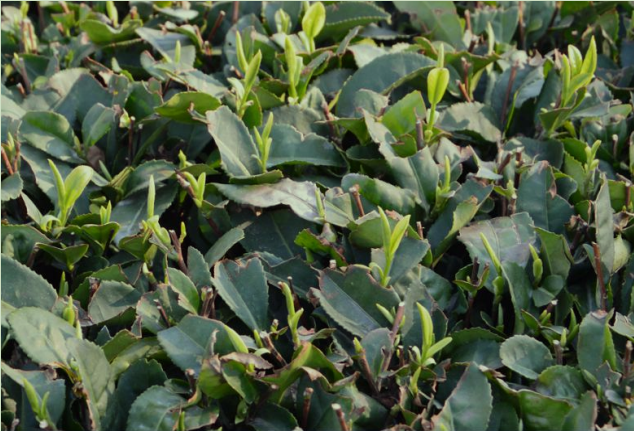
#> input picture img.png, 634 x 431 px
$ python budtee.py
#> lines starting #> are read from the running program, lines starting #| are printed output that depends on the picture; after the words box and inside, x2 and y2 are one past the last pixel; in counts of white or black regions, pixels touching at a corner belong together
import cv2
import numpy as np
from matplotlib import pyplot as plt

# [73 lines of commented-out code are left out]
img = cv2.imread('img.png')
#> img is the input picture: shape (431, 634, 3); mean B, G, R 67.2, 93.7, 80.6
gray = cv2.cvtColor(img, cv2.COLOR_BGR2GRAY)
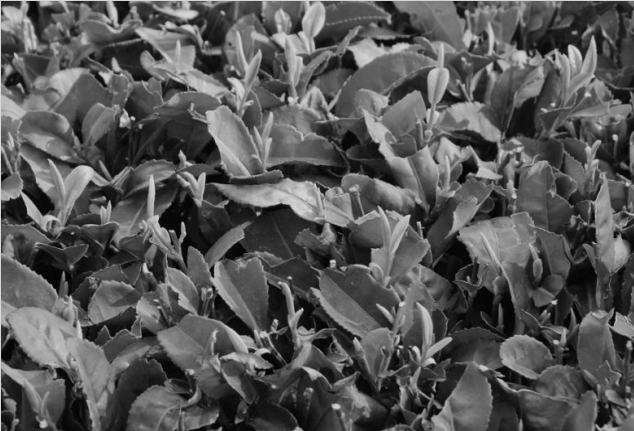
#> gray: shape (431, 634); min 1, max 214, mean 86.8
# cv2.imshow("gray", gray)
# Step2.阈值分割，将图像分为黑白两部分
ret,thresh=cv2.threshold(gray,150,255,cv2.THRESH_BINARY)
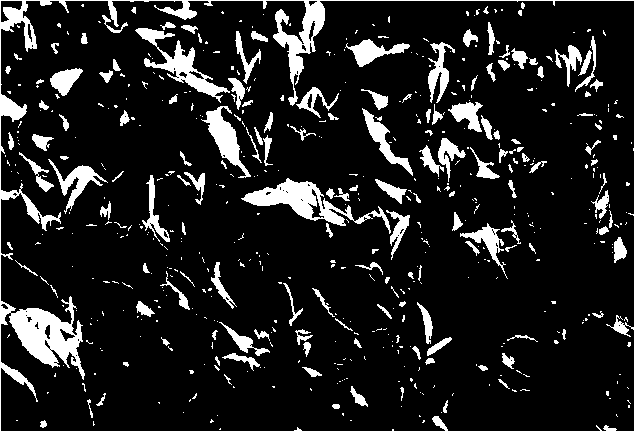
#> thresh: shape (431, 634); 12.2% white; 576 white regions (420 under 20 px), largest, box (x1, y1, x2, y2) and area: (0, 0, 634, 431) 8272, (241, 178, 391, 234) 2281, (135, 28, 230, 103) 1637
#ret, thresh = cv2.threshold(gray, 150, 255, cv2.THRESH_BINARY + cv2.THRESH_OTSU)
cv2.imshow("thresh", thresh)

median = cv2.medianBlur(thresh,3)
#> median: shape (431, 634); 11.5% white; 333 white regions (180 under 20 px), largest, box (x1, y1, x2, y2) and area: (0, 0, 634, 431) 8230, (242, 178, 353, 226) 2102, (144, 41, 229, 102) 1324
cv2.imshow('median',median)

# Step3. 对图像进行“开运算”，先腐蚀再膨胀
kernel = np.ones((4, 4), np.uint8)
opening = cv2.morphologyEx(thresh, cv2.MORPH_OPEN, kernel, iterations=2)
#> opening: shape (431, 634); 5.1% white; 50 white regions, largest, box (x1, y1, x2, y2) and area: (12, 310, 80, 366) 2260, (248, 183, 318, 220) 1399, (209, 112, 241, 166) 1003
cv2.imshow("opening", opening)

# Step4. 对“开运算”的结果进行膨胀，得到大部分都是背景的区域
sure_bg = cv2.dilate(opening, kernel, iterations=3)
#> sure_bg: shape (431, 634); 12.1% white; 39 white regions, largest, box (x1, y1, x2, y2) and area: (0, 305, 86, 372) 3974, (245, 180, 350, 232) 3100, (275, 2, 333, 80) 2363
cv2.imshow("sure_bg", sure_bg)

# Step5.通过distanceTransform获取前景区域
dist_transform = cv2.distanceTransform(opening, cv2.DIST_L2, 5)  # DIST_L1 DIST_C只能 对应掩膜为3    DIST_L2 可以为3或者5
ret, sure_fg = cv2.threshold(dist_transform, 0.1* dist_transform.max(), 255, 0)
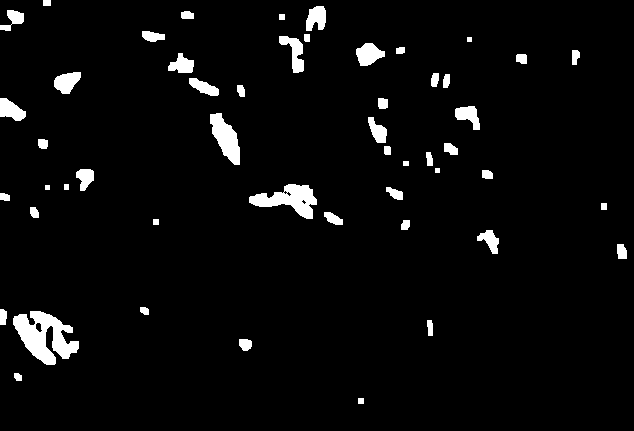
#> sure_fg: shape (431, 634) float32; 4% white; 51 white regions, largest, box (x1, y1, x2, y2) and area: (13, 311, 79, 365) 1935, (249, 184, 317, 219) 1189, (210, 113, 240, 165) 867
#> ret = 1.18

cv2.imshow("sure_fg", sure_fg)

# Step6. sure_bg与sure_fg相减,得到既有前景又有背景的重合区域   #此区域和轮廓区域的关系未知
sure_fg = np.uint8(sure_fg)
unknow = cv2.subtract(sure_bg, sure_fg)
#> unknow: shape (431, 634); 8.1% white; 41 white regions (1 under 20 px), largest, box (x1, y1, x2, y2) and area: (0, 305, 86, 372) 1900, (245, 180, 350, 232) 1747, (275, 2, 333, 80) 1486
cv2.imshow("unknow", unknow)

# Step7. 连通区域处理
ret, markers = cv2.connectedComponents(sure_fg, connectivity=8)  # 对连通区域进行标号  序号为 0 - N-1
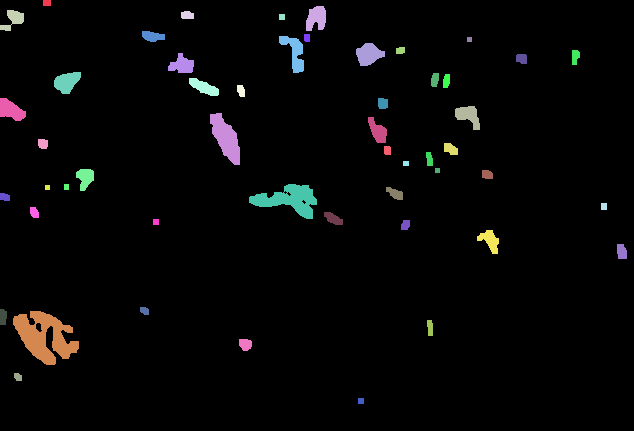
#> markers: shape (431, 634) int32; 52 distinct labels, from 0 to 51; one colour per label, 0 black
#> ret = 52
markers = markers + 1  # OpenCV 分水岭算法对物体做的标注必须都 大于1 ，背景为标号 为0  因此对所有markers 加1  变成了  1  -  N
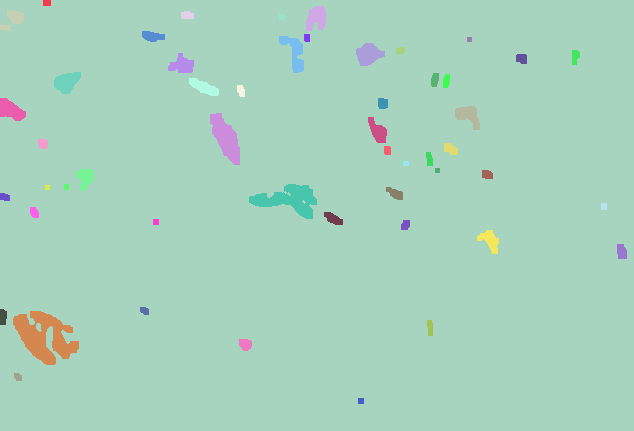
#> markers: shape (431, 634) int32; 52 distinct labels, from 1 to 52; one colour per label, 0 black
# 去掉属于背景区域的部分（即让其变为0，成为背景）
# 此语句的Python语法 类似于if ，“unknow==255” 返回的是图像矩阵的真值表。
markers[unknow == 255] = 0

# Step8.分水岭算法
markers = cv2.watershed(img, markers)  # 分水岭算法后，所有轮廓的像素点被标注为  -1
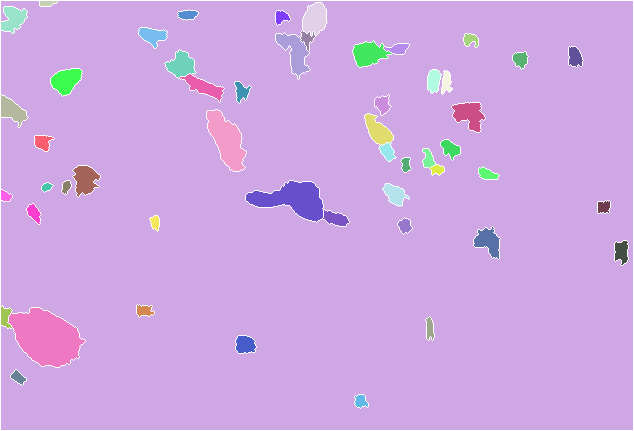
#> markers: shape (431, 634) int32; 53 distinct labels, from -1 to 52; one colour per label, 0 black, -1 white
print(markers)
#> (printed output is left out)

img[markers == -1] = [0, 0, 255]  # 标注为-1 的像素点标 红
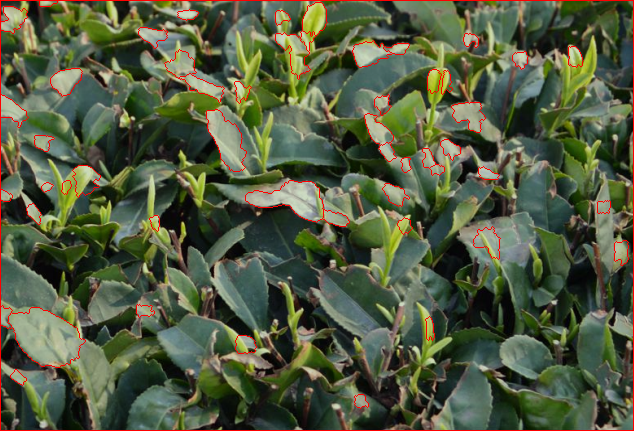
#> img: shape (431, 634, 3); 2.03% of pixels changed, all inside (x1, y1, x2, y2) = (0, 0, 634, 431)
cv2.imshow("dst", img)
cv2.waitKey(0)
cv2.destroyAllWindows()

$ run again, with 1 (1).jpg saved as img.png
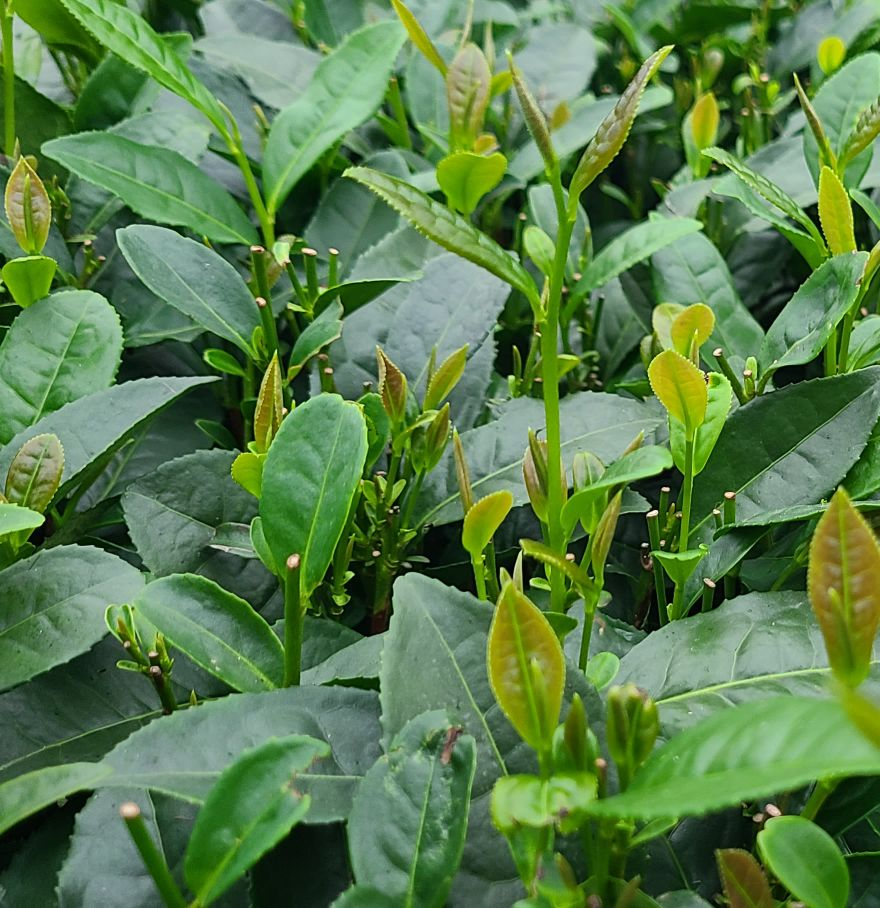
#> input picture 1 (1).jpg, 880 x 908 px
#> img is the input picture: shape (908, 880, 3); mean B, G, R 75, 126.2, 89.7
#> thresh: shape (908, 880); 23.9% white; 1359 white regions (1118 under 20 px), largest, box (x1, y1, x2, y2) and area: (190, 0, 621, 214) 32646, (586, 594, 880, 802) 20171, (306, 166, 511, 393) 14341
#> median: shape (908, 880); 23.6% white; 618 white regions (390 under 20 px), largest, box (x1, y1, x2, y2) and area: (190, 0, 621, 214) 32683, (559, 147, 805, 492) 23624, (586, 595, 880, 802) 20261
#> opening: shape (908, 880); 16.8% white; 147 white regions, largest, box (x1, y1, x2, y2) and area: (198, 0, 416, 182) 16014, (404, 0, 618, 160) 13191, (730, 683, 880, 795) 7969
#> sure_bg: shape (908, 880); 28.2% white; 62 white regions, largest, box (x1, y1, x2, y2) and area: (195, 0, 626, 266) 47610, (585, 597, 880, 809) 27935, (605, 166, 753, 442) 19074
#> sure_fg: shape (908, 880) float32; 10.2% white; 182 white regions (75 under 20 px), largest, box (x1, y1, x2, y2) and area: (201, 0, 413, 179) 12566, (498, 0, 615, 157) 6351, (353, 257, 507, 363) 5622
#> `ret, sure_fg = cv2.threshold(dist_transform, 0.1* dist_transform.max()..`: ret = 3.34
#> unknow: shape (908, 880); 18% white; 83 white regions, largest, box (x1, y1, x2, y2) and area: (195, 0, 626, 266) 22607, (585, 597, 880, 809) 16085, (605, 166, 753, 442) 12081
#> `ret, markers = cv2.connectedComponents(sure_fg, connectivity=8)`:
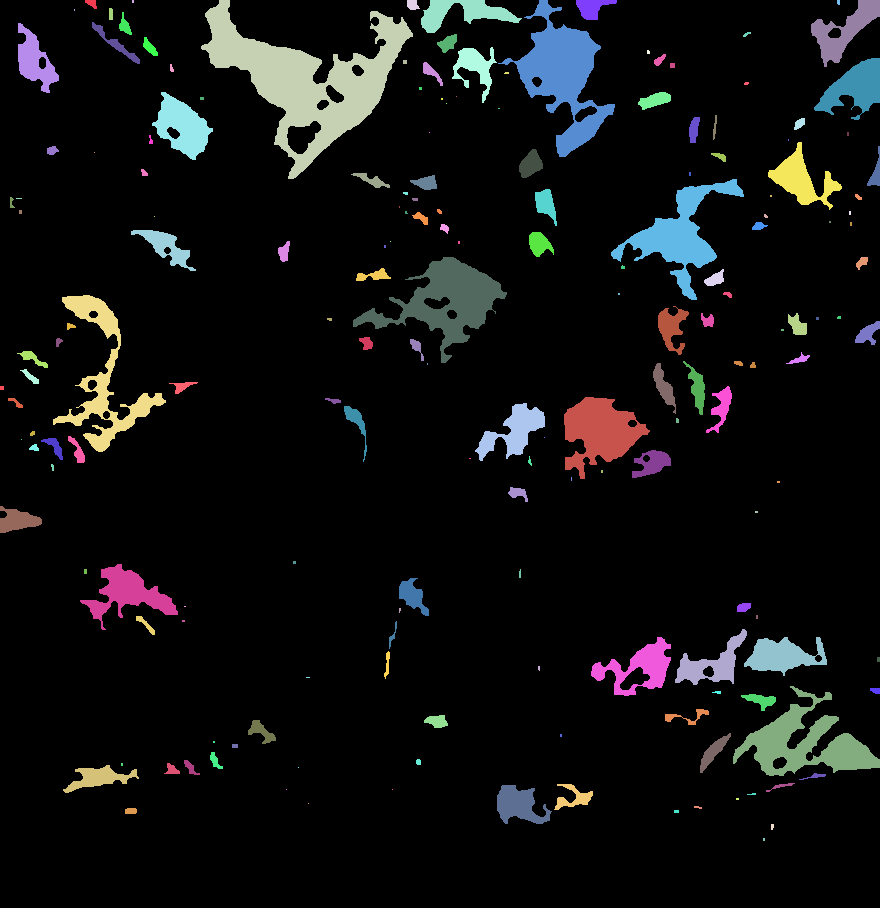
#> markers: shape (908, 880) int32; 183 distinct labels, from 0 to 182; one colour per label, 0 black
#> `ret, markers = cv2.connectedComponents(sure_fg, connectivity=8)`: ret = 183
#> (printed output is left out)
#> `img[markers == -1] = [0, 0, 255]`:
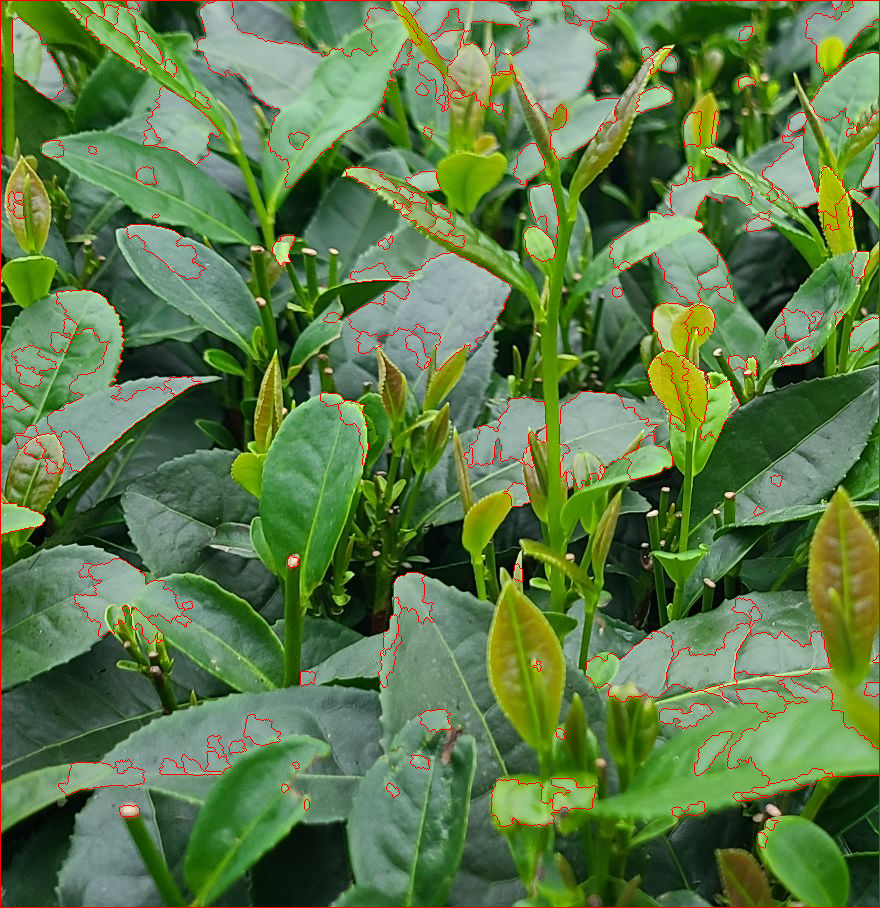
#> img: shape (908, 880, 3); 2.48% of pixels changed, all inside (x1, y1, x2, y2) = (0, 0, 880, 908)

$ run again, with 5.jpg saved as img.png
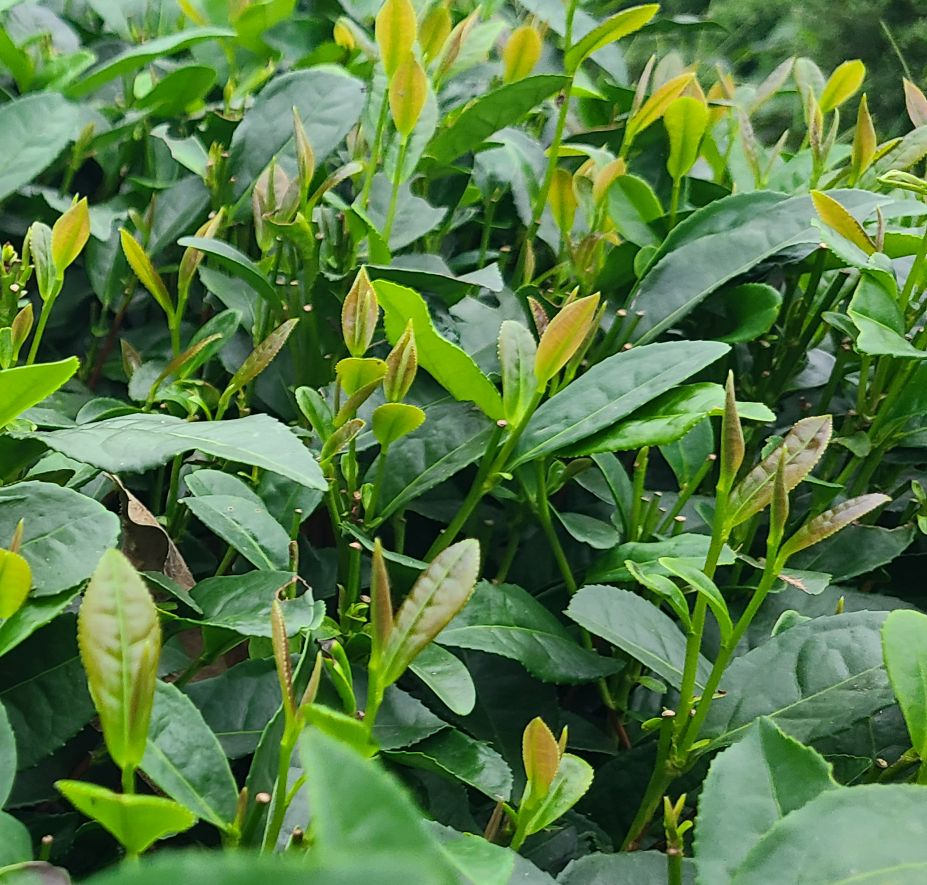
#> input picture 5.jpg, 927 x 885 px
#> img is the input picture: shape (885, 927, 3); mean B, G, R 68.6, 123.2, 88.2
#> `ret,thresh=cv2.threshold(gray,150,255,cv2.THRESH_BINARY)`:
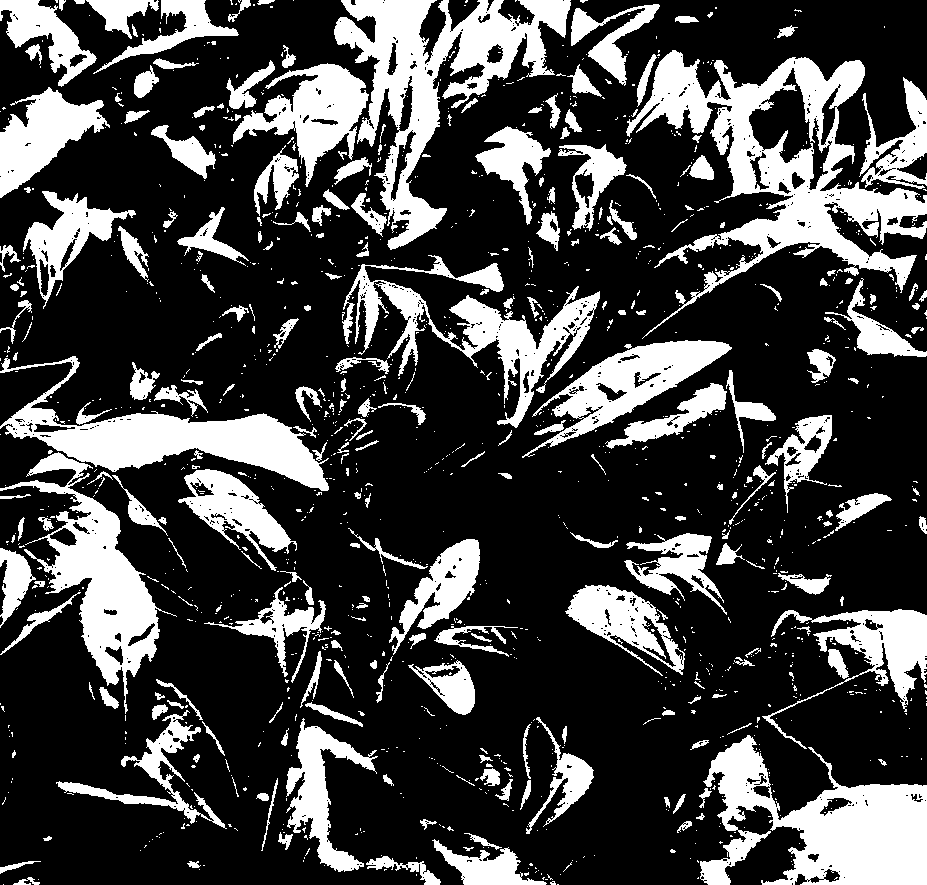
#> thresh: shape (885, 927); 26.3% white; 1349 white regions (1092 under 20 px), largest, box (x1, y1, x2, y2) and area: (626, 50, 927, 339) 24110, (334, 0, 571, 250) 18465, (700, 735, 927, 885) 17195
#> median: shape (885, 927); 25.9% white; 607 white regions (375 under 20 px), largest, box (x1, y1, x2, y2) and area: (0, 356, 329, 696) 25302, (626, 50, 927, 335) 24207, (334, 0, 571, 250) 19056
#> opening: shape (885, 927); 19.3% white; 163 white regions, largest, box (x1, y1, x2, y2) and area: (775, 786, 927, 885) 11300, (49, 416, 330, 493) 10953, (56, 497, 160, 685) 9732
#> sure_bg: shape (885, 927); 32.2% white; 69 white regions, largest, box (x1, y1, x2, y2) and area: (229, 0, 664, 256) 42878, (636, 51, 927, 293) 34463, (710, 737, 927, 885) 17705
#> sure_fg: shape (885, 927) float32; 4.5% white; 118 white regions (51 under 20 px), largest, box (x1, y1, x2, y2) and area: (797, 794, 927, 885) 7406, (60, 424, 318, 482) 6043, (65, 543, 150, 641) 3396
#> `ret, sure_fg = cv2.threshold(dist_transform, 0.1* dist_transform.max()..`: ret = 8.1
#> unknow: shape (885, 927); 27.7% white; 71 white regions, largest, box (x1, y1, x2, y2) and area: (229, 0, 664, 256) 37957, (636, 51, 927, 293) 31726, (553, 340, 782, 449) 13193
#> `ret, markers = cv2.connectedComponents(sure_fg, connectivity=8)`: ret = 119
#> (printed output is left out)
#> `img[markers == -1] = [0, 0, 255]`:
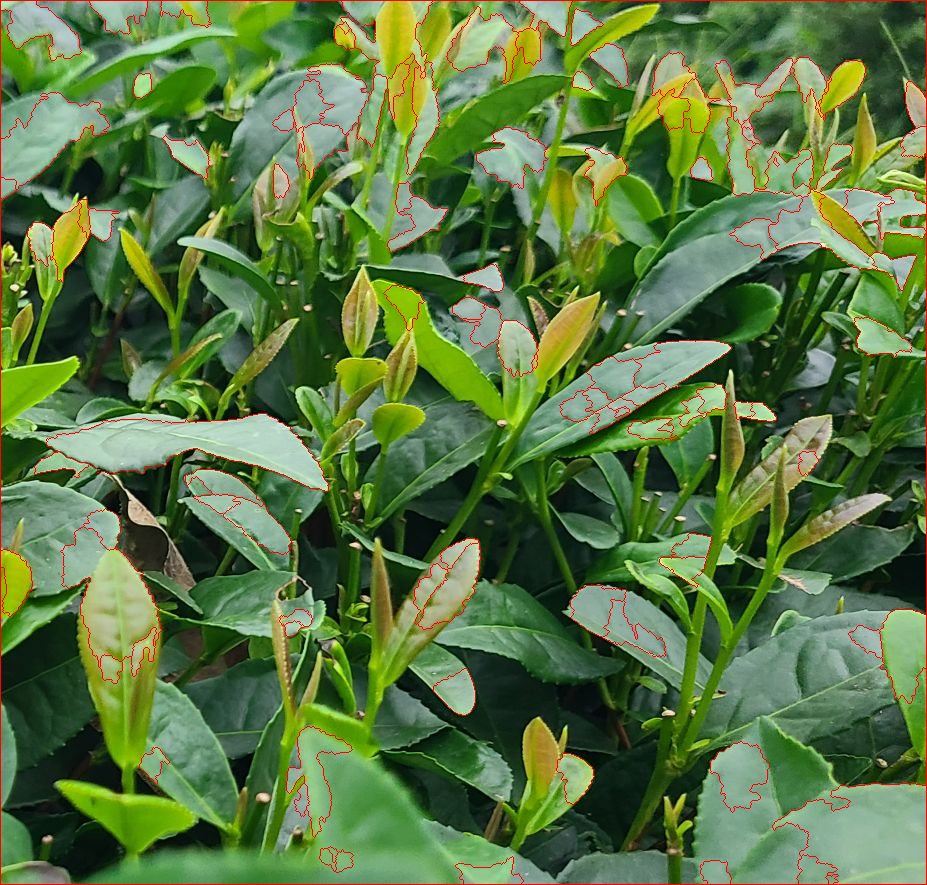
#> img: shape (885, 927, 3); 2.1% of pixels changed, all inside (x1, y1, x2, y2) = (0, 0, 927, 885)
